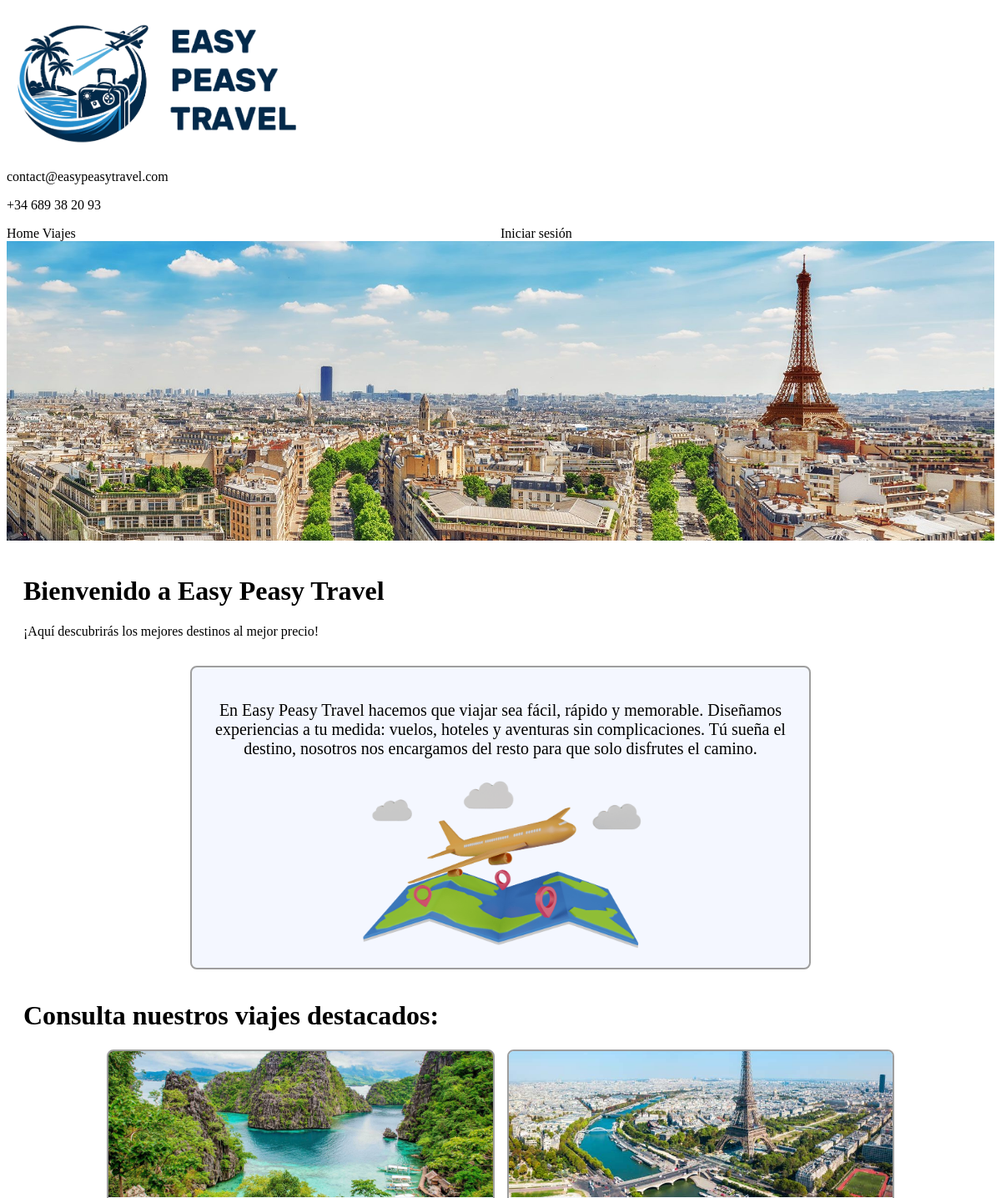
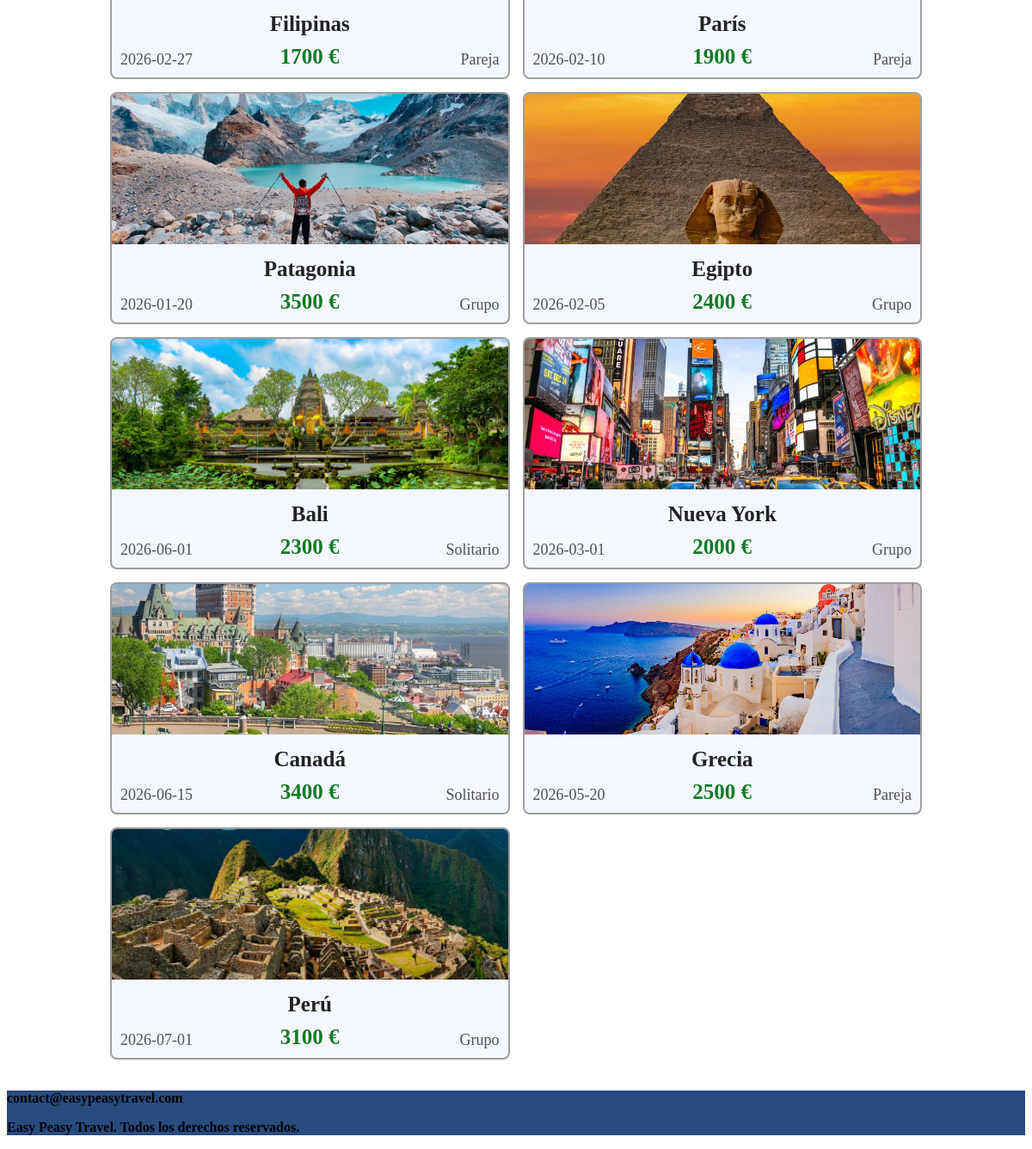
The app's page /app/public/index.php with its own data (2 pictures, top to bottom).
### tables this page shows
CREATE TABLE IF NOT EXISTS `viajes` (
  `id` int(11) NOT NULL,
  `titulo` varchar(50) NOT NULL,
  `descripcion` text NOT NULL,
  `fecha_inicio` date NOT NULL,
  `fecha_fin` date NOT NULL,
  `precio` float NOT NULL,
  `destacado` tinyint(1) NOT NULL,
  `tipo` varchar(50) NOT NULL,
  `plazas` int(11) NOT NULL,
  `url_imagen` text NOT NULL,
  PRIMARY KEY (`id`)
);

### app/public/index.php (the view, shortened to what this page needs)
<!DOCTYPE html>
<html lang="es">
<head>
</head>
<body>
  <header>
    <?php include("../vistas/cabezera.php"); ?>
  </header>
  <img style="display:flex; width: 100%; height: fit-content;" src="../assets/imagenes-pagina/index_background_4.jpg" alt="background">
  <main style="padding: 20px;">
    <h1>Bienvenido a Easy Peasy Travel</h1>
    <p class="blue-color">¡Aquí descubrirás los mejores destinos al mejor precio!</p>
    <section class="intro-section">
      <div class="intro-div">
        <p style='text-align: center; font-size: 20px;'>
          En Easy Peasy Travel hacemos que viajar sea fácil, rápido y memorable. Diseñamos experiencias a tu medida:
          vuelos, hoteles y aventuras sin complicaciones. Tú sueña el destino, nosotros nos encargamos del resto para
          que solo disfrutes el camino.
        </p>
        <img src='../assets/imagenes-pagina/travel.png' alt='destino'>
      </div>
    </section>
    <h1>Consulta nuestros viajes destacados:</h1>
    <section class=" grid">
      <?php
      include("../vistas/conexion_bd.php");
      $sql = "SELECT * FROM viajes WHERE destacado = 1";
      $result = $conn->query($sql);
      if ($result->num_rows > 0) {
        while ($row = $result->fetch_assoc()) {
          ?>
          <a href='detalles.php?id= <?php echo $row["id"] ?> '>
            <div class='card'>
              <img src='../assets/imagenes-viajes/<?php echo $row['url_imagen'] ?> ' alt='destino'>
              <p class="card-titulo">
                <?php echo $row['titulo'] ?>
              </p>
              <div style="display: flex; padding: 0px 10px;">
                <p class="card-info" style="text-align:left;">
                  <?php echo $row['fecha_inicio'] ?>
                </p>
                <p class="card-precio" style="text-align:center;">
                  <?php echo $row['precio'] . " €" ?>
                </p>
                <p class="card-info" style="text-align:right;">
                  <?php echo $row['tipo'] ?>
                </p>
              </div>
            </div>
          </a>
          <?php
        }
      }
      ?>
    </section>
  </main>
  <?php include("../vistas/footer.php"); ?>
</body>
</html>

### app/public/index.php (style rules this page uses)
a { text-decoration: none; color: inherit; }
.intro-div { border: 2px solid #9e9e9e; border-radius: 8px; padding: 20px; background: #f4f7ff; object-fit: cover; max-width: 700px; justify-content: center; align-items: center; }
.intro-section { padding: 16px; display: flex; justify-content: center; align-items: center; }
.intro-div img { object-fit: cover; max-width: 50%; display: block; margin: 0 auto; }
.grid { display: grid; grid-template-columns: repeat(auto-fill, minmax(350px, 1fr)); gap: 15px; padding: 0px 100px; }
.card { border: 2px solid #9e9e9e; border-radius: 8px; background: #f4f7ff; max-height: 350px; overflow: hidden; display: flex; flex-direction: column; }
.card img { width: 100%; height: 175px; object-fit: cover; display: block; }
.card-titulo { margin: 15px 0px 5px; color: #222222; font-size: 25px; font-weight: bold; text-align: center; }
.card-info { flex: 1; font-size: 18px; color: #505050; margin: 5px 0 10px; margin-top: auto; }
.card-precio { flex: 1; font-size: 25px; color: #147a25; margin: 5px 0 10px; font-weight: bold; }

### records on screen
viajes: url_imagen (picture), titulo "Filipinas", fecha_inicio "2026-02-27", precio "1700", tipo "Pareja"
viajes: url_imagen (picture), titulo "París", fecha_inicio "2026-02-10", precio "1900", tipo "Pareja"
viajes: url_imagen (picture), titulo "Patagonia", fecha_inicio "2026-01-20", precio "3500", tipo "Grupo"
viajes: url_imagen (picture), titulo "Egipto", fecha_inicio "2026-02-05", precio "2400", tipo "Grupo"
viajes: url_imagen (picture), titulo "Bali", fecha_inicio "2026-06-01", precio "2300", tipo "Solitario"
viajes: url_imagen (picture), titulo "Nueva York", fecha_inicio "2026-03-01", precio "2000", tipo "Grupo"
viajes: url_imagen (picture), titulo "Canadá", fecha_inicio "2026-06-15", precio "3400", tipo "Solitario"
viajes: url_imagen (picture), titulo "Grecia", fecha_inicio "2026-05-20", precio "2500", tipo "Pareja"
viajes: url_imagen (picture), titulo "Perú", fecha_inicio "2026-07-01", precio "3100", tipo "Grupo"
